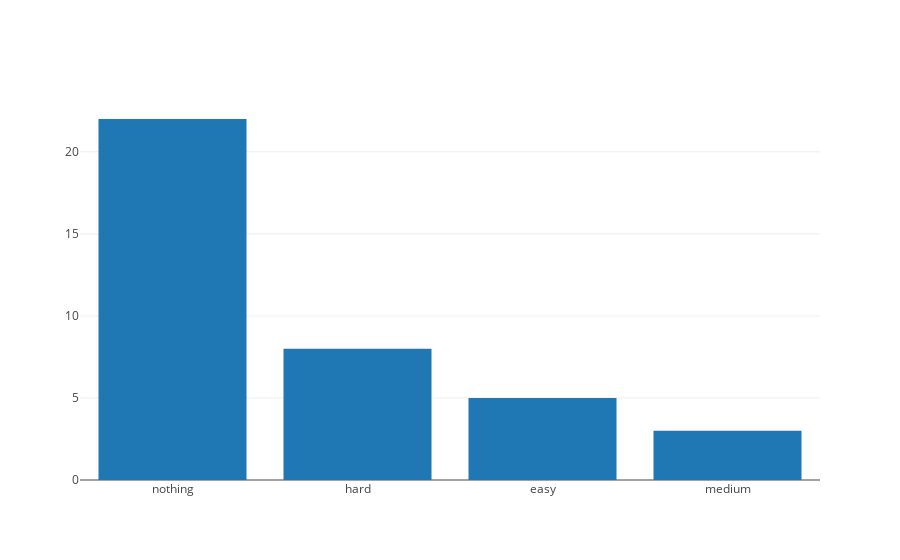
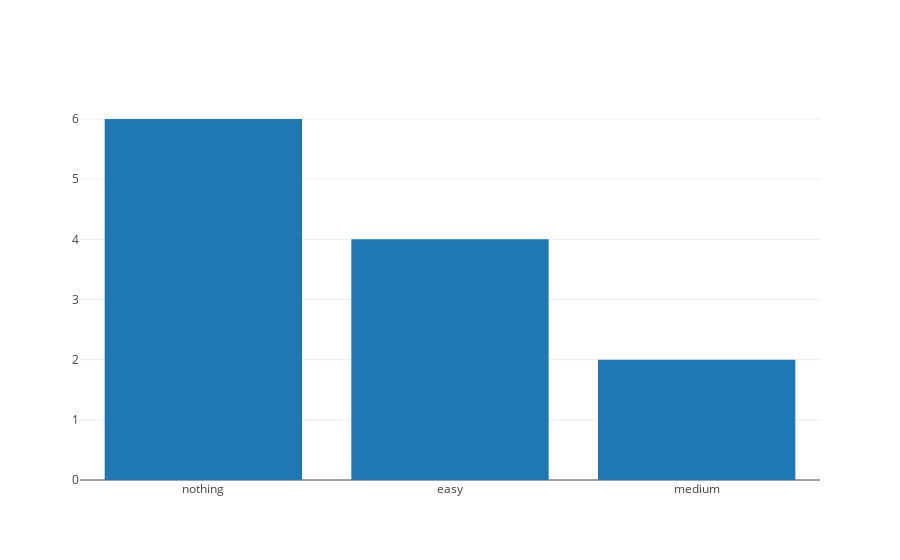
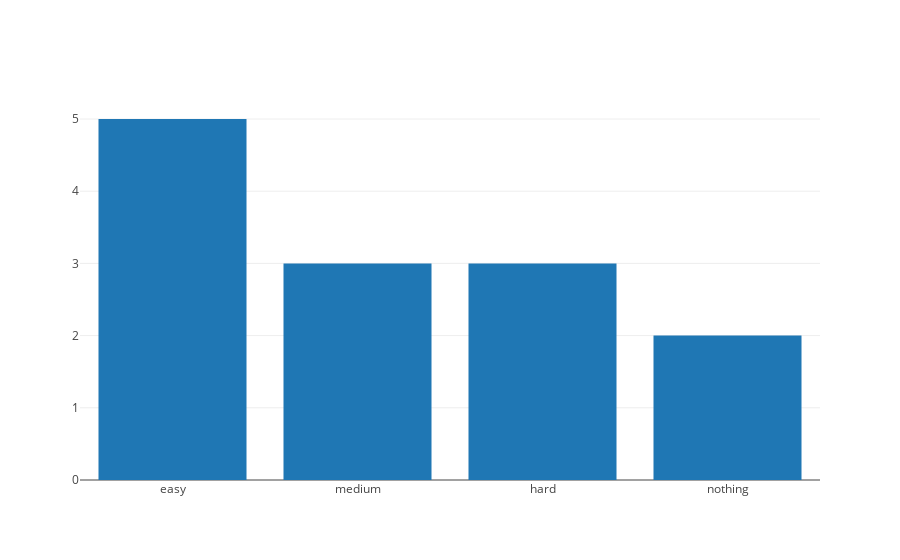
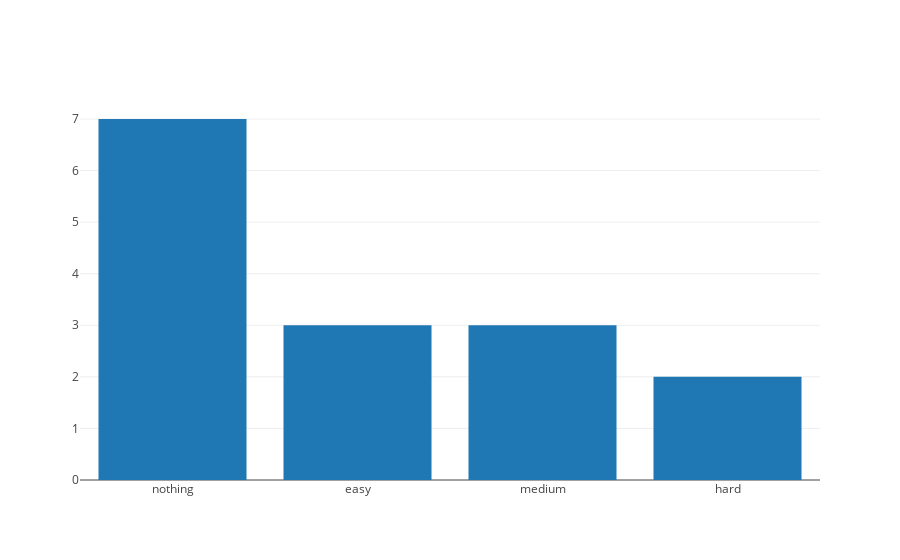

These figures' notebook cell, in order:
### Code cell
for asknext,difficulty_counts in get_survey_choice_to_difficulty_choice_counts().items():
  print(asknext)
  plot_dict_as_bar(difficulty_counts)

### Figure 1 — Plotly figure (JSON) as saved in the notebook; plotly's stock layout.template omitted (floating-point values rounded to 4 significant figures)
{"data": [{"type": "bar", "uid": "a0ec0ccc-cada-4eaa-92c1-f51b53819b93", "x": ["nothing", "hard", "easy", "medium"], "y": [22, 8, 5, 3]}], "layout": {}}

### Figure 2 — Plotly figure (JSON) as saved in the notebook; plotly's stock layout.template omitted (floating-point values rounded to 4 significant figures)
{"data": [{"type": "bar", "uid": "7ac45294-947a-459c-806e-857993a648ef", "x": ["nothing", "easy", "medium"], "y": [6, 4, 2]}], "layout": {}}

### Figure 3 — Plotly figure (JSON) as saved in the notebook; plotly's stock layout.template omitted (floating-point values rounded to 4 significant figures)
{"data": [{"type": "bar", "uid": "bb72987c-cbd2-44b9-814c-6e86977839db", "x": ["easy", "medium", "hard", "nothing"], "y": [5, 3, 3, 2]}], "layout": {}}

### Figure 4 — Plotly figure (JSON) as saved in the notebook; plotly's stock layout.template omitted (floating-point values rounded to 4 significant figures)
{"data": [{"type": "bar", "uid": "0600e31b-5992-4898-94fe-1550807232e1", "x": ["nothing", "easy", "medium", "hard"], "y": [7, 3, 3, 2]}], "layout": {}}
